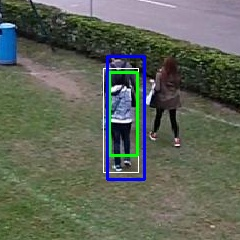
#> input picture DTB70/CFtracker_output_opencv/Walking/kcf_rel/00291.jpg, 240 x 240 px, given in place of 00211.jpg, which was not available
$ python crop_imgs.py
#> lines starting #> are read from the running program, lines starting #| are printed output that depends on the picture; after the words box and inside, x2 and y2 are one past the last pixel; in counts of white or black regions, pixels touching at a corner belong together
import cv2
import os
import numpy as np

img_fold = "/media/dtu-project2/2GB_HDD/object_tracker/DTB70/CFtracker_output_opencv/Walking/kcf_rel"

img_list  = os.listdir(img_fold)
img_list.sort()
'''
for img in img_list:
    path = os.path.join(img_fold, img)
    image = cv2.imread(path)
    (h, w, c) = image.shape
    image = image[h//2-50-50:h//2+50+50, w//2-50-50:w//2+50+50]
    cv2.imwrite(path, image)
    print(image.shape)
  '''
rect = (159, 100, 40, 95)
p1 = (rect[0]-rect[2]//2, rect[1]-rect[3]//2)
p2 = (rect[0]+rect[2]//2, rect[1]+rect[3]//2)
img = "00211.jpg"
path = os.path.join(img_fold, img)
image = cv2.imread(path)
#> image is the input picture: shape (240, 240, 3); mean B, G, R 88.9, 101, 94.8
cv2.rectangle(image,p1,p2,color=(0,255,255), thickness=2)
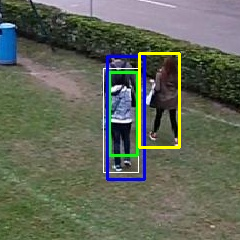
#> image: shape (240, 240, 3); 1.39% of pixels changed, all inside (x1, y1, x2, y2) = (138, 52, 181, 149)
#cv2.rectangle(image, (10,10), (150,150), color=(255,255,255), thickness=2)
cv2.imwrite(path, image)

$ run again, on 00000001.jpg
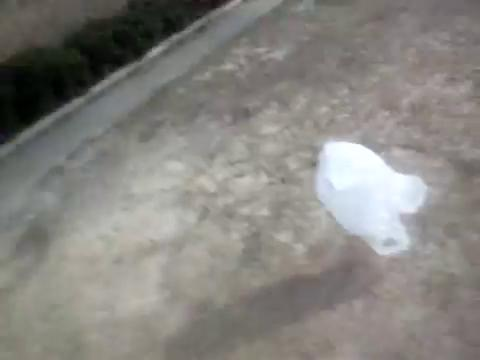
#> input picture 00000001.jpg, 480 x 360 px, given in place of 00211.jpg, which was not available
#> image is the input picture: shape (360, 480, 3); mean B, G, R 127.8, 132.3, 134.3
#> `cv2.rectangle(image,p1,p2,color=(0,255,255), thickness=2)`:
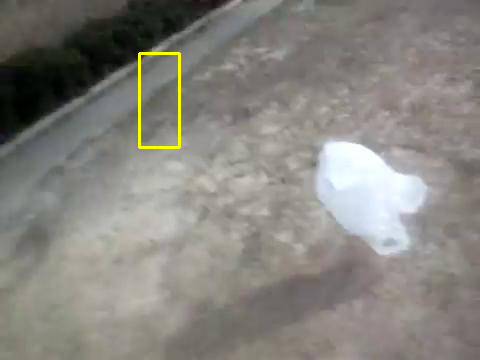
#> image: shape (360, 480, 3); 0.46% of pixels changed, all inside (x1, y1, x2, y2) = (138, 52, 181, 149)
